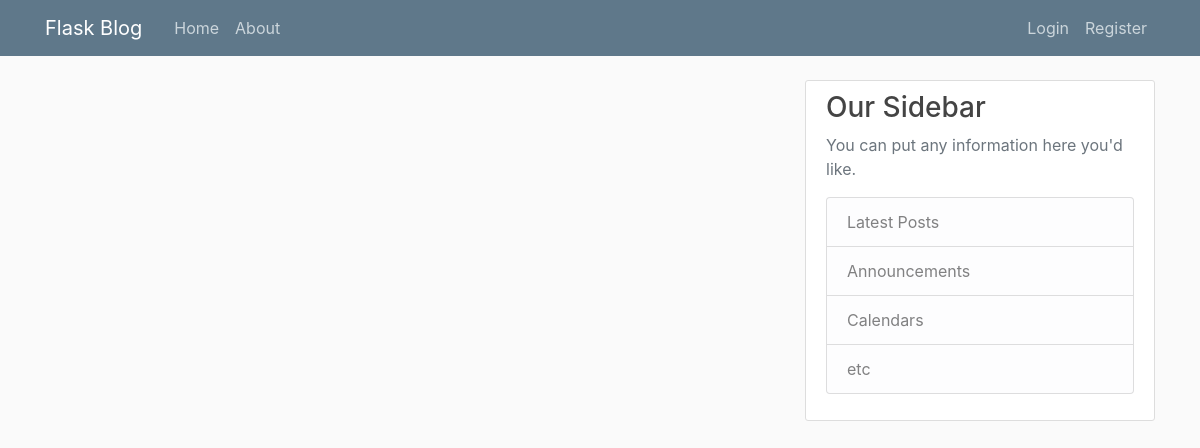
The app's page /home, older data.
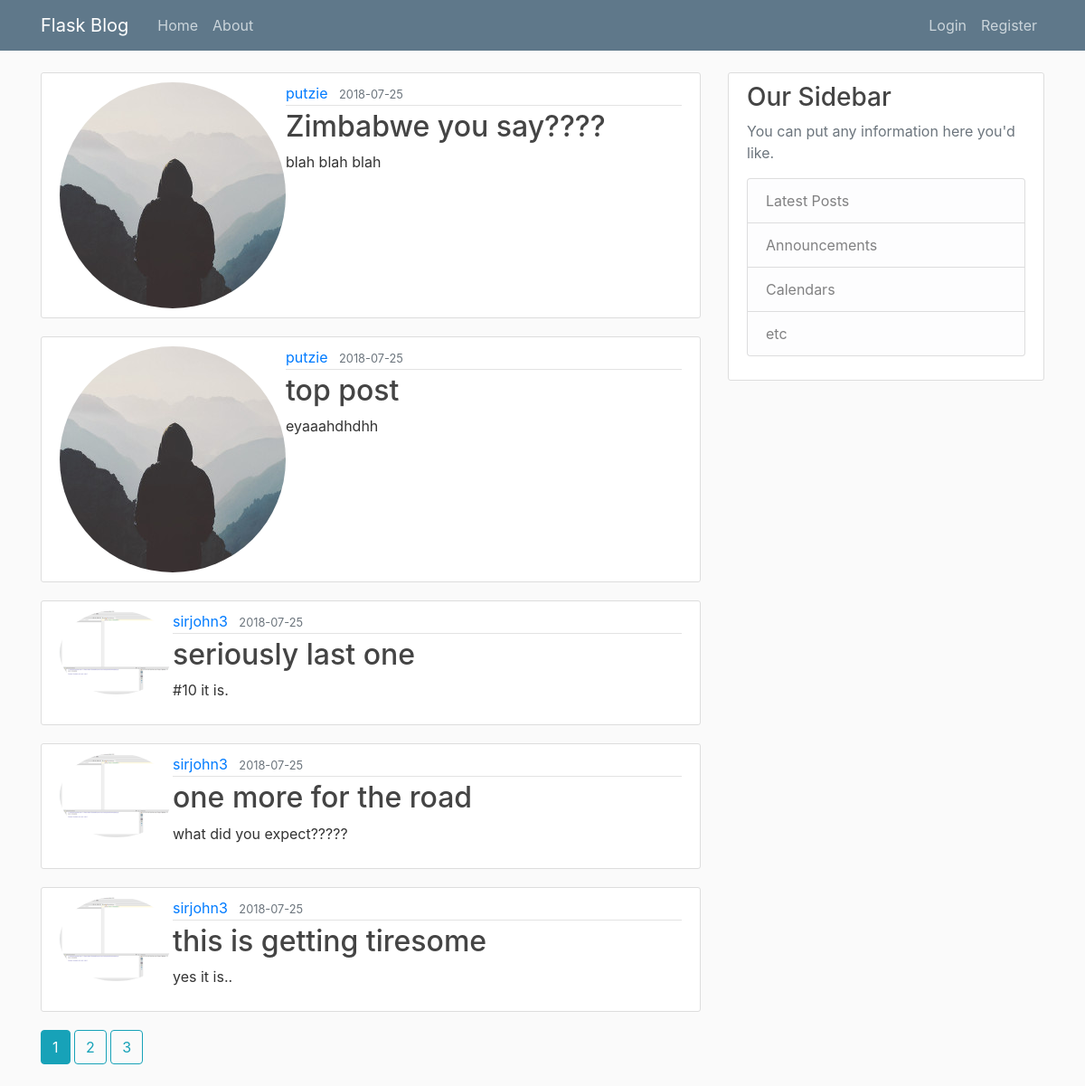
The same page, newer data.
### flaskblog/models.py (models this page shows, shortened)
class Post(db.Model):
    id = db.Column(db.Integer, primary_key=True)
    title = db.Column(db.String(100), nullable=False)
    date_posted = db.Column(db.DateTime, nullable=False, default=datetime.utcnow)
    content = db.Column(db.Text, nullable=False)
    user_id = db.Column(db.Integer, db.ForeignKey('user.id'), nullable=False)

class User(db.Model, UserMixin):
    id = db.Column(db.Integer, primary_key=True)
    username = db.Column(db.String(20), unique=True, nullable=False)
    email = db.Column(db.String(120), unique=True, nullable=False)
    image_file = db.Column(db.String(20), nullable=False, default='default.jpg')
    password = db.Column(db.String(60), nullable=False)
    posts = db.relationship('Post', backref='author', lazy=True)

### flaskblog/main/routes.py (the view)
@main.route("/")
@main.route("/home")
def home():
    page = request.args.get('page', 1, type=int)
    posts = Post.query.order_by(Post.date_posted.desc()).paginate(page=page, per_page=5)
    return render_template('home.html', posts=posts)

### flaskblog/templates/home.html
{% extends "layout.html" %}
{% block content %}
    {% for post in posts.items %}
        <article class="media content-section">
          <img class="rounded-circle article-image" src="{{ url_for('static', filename='profile_pics/' + post.author.image_file) }}" alt="profile pic">
          <div class="media-body">
            <div class="article-metadata">
              <a class="mr-2" href="{{ url_for('users.user_posts', username=post.author.username) }}">{{ post.author.username }}</a>
              <small class="text-muted">{{ post.date_posted.strftime('%Y-%m-%d') }}</small>
            </div>
            <h2><a class="article-title" href="{{ url_for('posts.post', post_id=post.id) }}">{{ post.title }}</a></h2>
            <p class="article-content">{{ post.content }}</p>
          </div>
        </article>
    {% endfor %}
      {% for page_num in posts.iter_pages(left_edge=1, right_edge=1, left_current=1, right_current=2) %}
        {% if page_num %}
          {% if posts.page ==page_num %}
          <a class="btn btn-info mb-4" href="{{ url_for('main.home', page=page_num) }}">{{ page_num }} </a>
          {% else %}
          <a class="btn btn-outline-info mb-4" href="{{ url_for('main.home', page=page_num) }}">{{ page_num }} </a>
          {% endif %}
        {% else %}
          ...
      {% endif %}
    {% endfor %}
{% endblock content %}

Row changes from the older to the newer data that the page shows:
added Post: image_file (placeholder picture), author.username "putzie", date_posted "2018-07-25", title "Zimbabwe you say????", content "blah blah blah"
added Post: image_file (placeholder picture), author.username "putzie", date_posted "2018-07-25", title "top post", content "eyaaahdhdhh"
added Post: image_file (picture), author.username "sirjohn3", date_posted "2018-07-25", title "seriously last one", content "#10 it is."
added Post: image_file (picture), author.username "sirjohn3", date_posted "2018-07-25", title "one more for the road", content "what did you expect?????"
added Post: image_file (picture), author.username "sirjohn3", date_posted "2018-07-25", title "this is getting tiresome", content "yes it is.."
Text that changed along with them:
new list line: "1"
new list line: "2"
new list line: "3"
